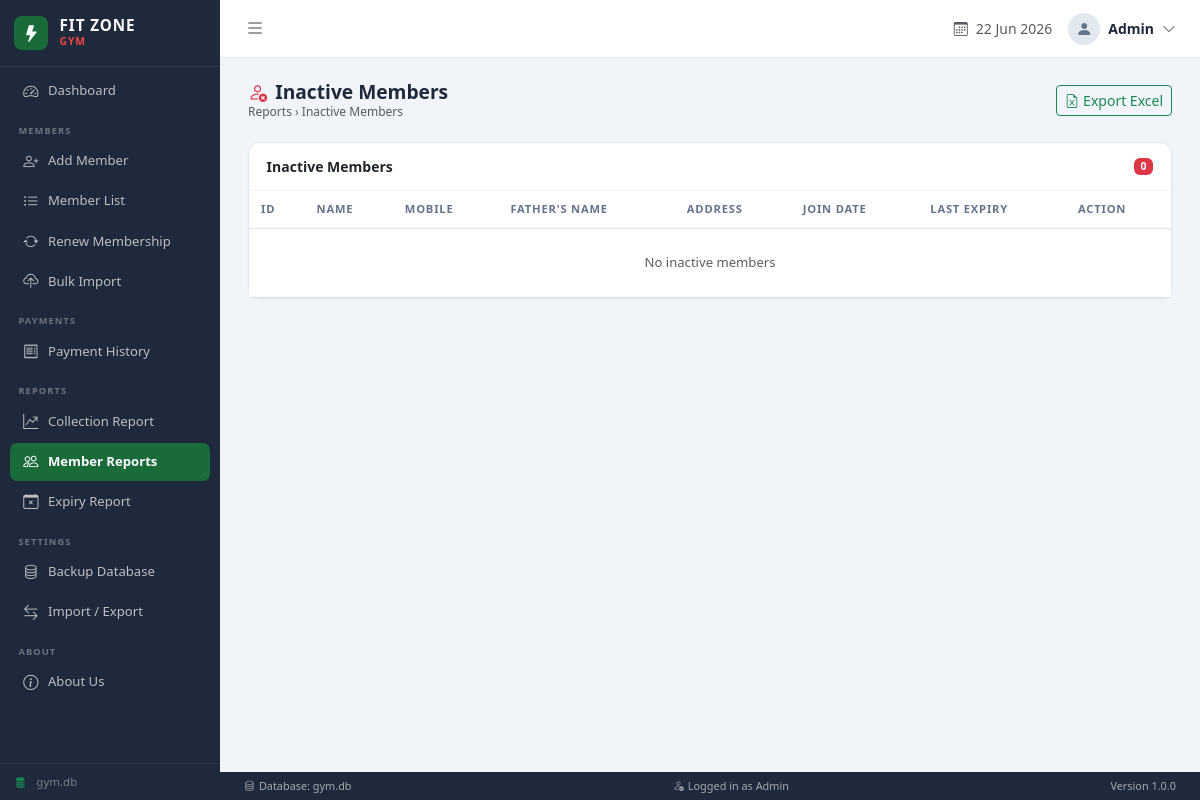
The app's page /reports/inactive, older data.
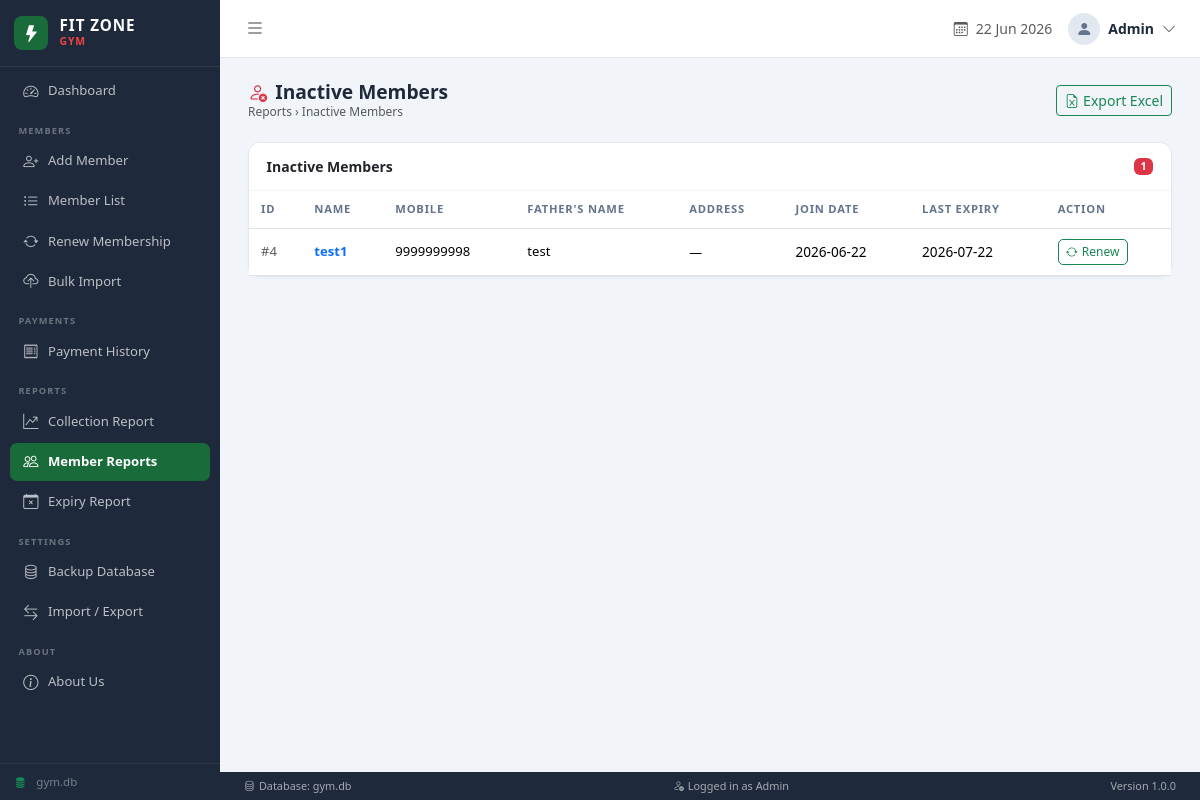
The same page, newer data.
### tables this page shows
CREATE TABLE membership (
                membership_id INTEGER PRIMARY KEY AUTOINCREMENT,
                member_id     INTEGER NOT NULL,
                plan          TEXT NOT NULL,
                start_date    DATE NOT NULL,
                expiry_date   DATE NOT NULL,
                amount        DECIMAL NOT NULL,
                payment_mode  TEXT DEFAULT 'Cash',
                created_at    TIMESTAMP DEFAULT CURRENT_TIMESTAMP,
                FOREIGN KEY (member_id) REFERENCES member_master(member_id)
            );

CREATE TABLE "member_master" (
            member_id   INTEGER PRIMARY KEY AUTOINCREMENT,
            name        TEXT NOT NULL,
            mobile      TEXT NOT NULL,
            father_name TEXT DEFAULT '',
            address     TEXT DEFAULT '',
            join_date   DATE NOT NULL,
            status      TEXT DEFAULT 'Active',
            created_at  TIMESTAMP DEFAULT CURRENT_TIMESTAMP,
            UNIQUE (name, mobile)
        );

### routers/reports.py (the view)
@router.get("/inactive")
async def inactive_members(request: Request):
    members = db.report_inactive_members()
    return templates.TemplateResponse("reports/inactive.html", {"request": request, "members": members})

### templates/reports/inactive.html (shortened to what this page needs)
{% extends "base.html" %}
{% block content %}
<div class="page-header">
  <div>
    <h4><i class="bi bi-person-x me-2 text-danger"></i>Inactive Members</h4>
    <nav aria-label="breadcrumb"><ol class="breadcrumb"><li class="breadcrumb-item active">Reports &rsaquo; Inactive Members</li></ol></nav>
  </div>
  <a href="/reports/export/inactive" class="btn btn-outline-success btn-sm">
    <i class="bi bi-file-earmark-excel me-1"></i>Export Excel
  </a>
</div>
<div class="card">
  <div class="card-header">
    Inactive Members <span class="badge bg-danger ms-1">{{ members|length }}</span>
  </div>
  <div class="card-body p-0">
    <div class="table-responsive">
      <table class="table table-hover mb-0">
        <thead>
          <tr>
            <th>ID</th>
            <th>Name</th>
            <th>Mobile</th>
            <th>Father's Name</th>
            <th>Address</th>
            <th>Join Date</th>
            <th>Last Expiry</th>
            <th>Action</th>
          </tr>
        </thead>
        <tbody>
          {% for m in members %}
          <tr>
            <td class="text-muted small">#{{ m.member_id }}</td>
            <td>
              <a href="/members/{{ m.member_id }}/view" class="fw-semibold text-decoration-none">{{ m.name }}</a>
            </td>
            <td>{{ m.mobile }}</td>
            <td>{{ m.father_name or '—' }}</td>
            <td style="max-width:180px;white-space:normal;font-size:.8rem">{{ m.address or '—' }}</td>
            <td style="font-size:.85rem">{{ m.join_date }}</td>
            <td style="font-size:.85rem">{{ m.last_expiry or '—' }}</td>
            <td>
              <a href="/payments/renew?member_id={{ m.member_id }}" class="btn btn-xs btn-outline-success">
                <i class="bi bi-arrow-repeat me-1"></i>Renew
              </a>
            </td>
          </tr>
          {% else %}
          <tr><td colspan="8" class="text-center text-muted py-4">No inactive members</td></tr>
          {% endfor %}
        </tbody>
      </table>
    </div>
  </div>
</div>
{% endblock %}

Row changes from the older to the newer data that the page shows:
added membership: member_id "4", name "test1", mobile "9999999998", father_name "test", address "—", join_date "2026-06-22", expiry_date "2026-07-22"
Text that changed along with them:
{{ members|length }}: "0" → "1"
text no longer shown: "No inactive members"
